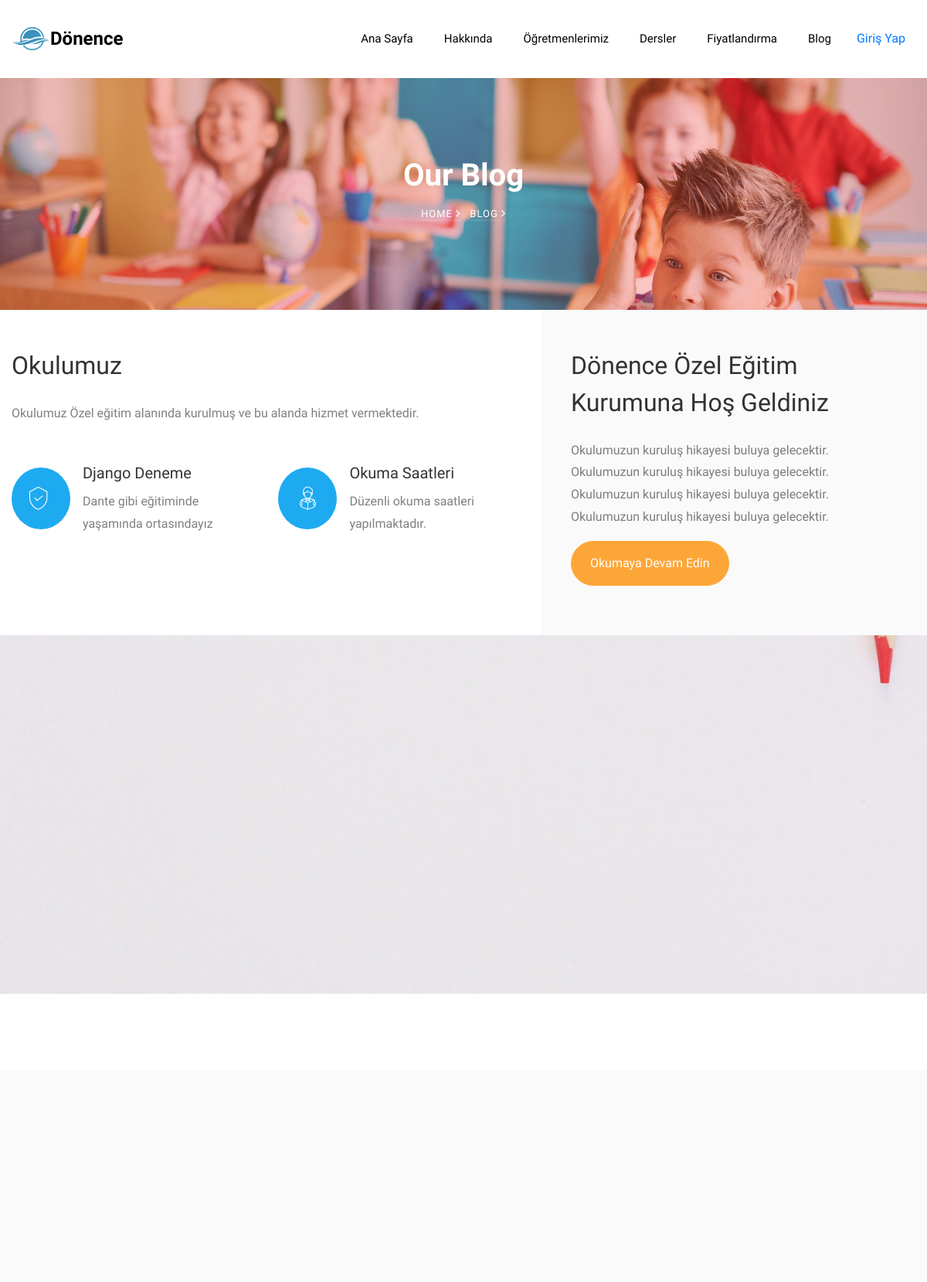
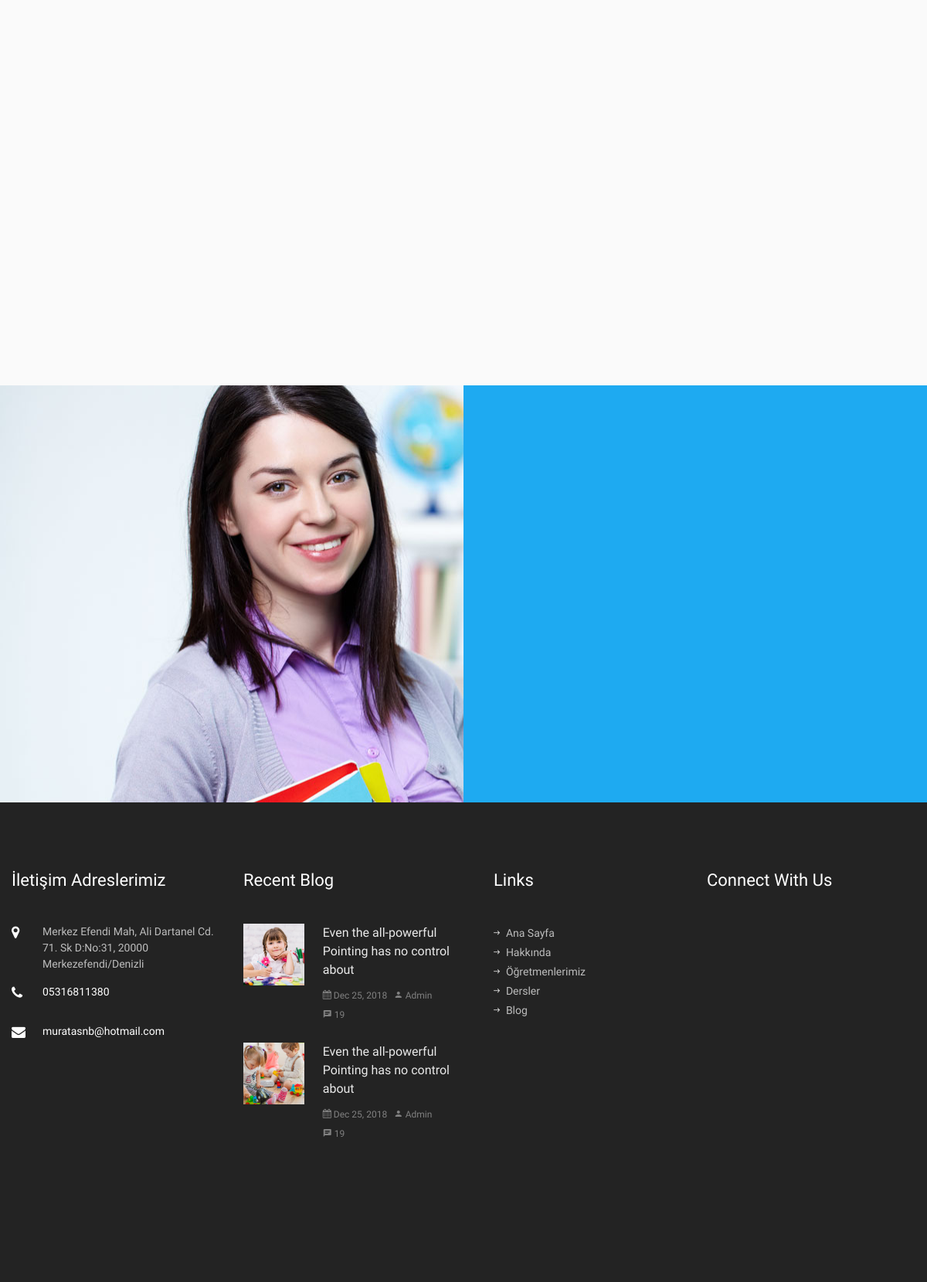
/about, run on the app's committed database (2 pictures, top to bottom).
### app/models.py (models this page shows, shortened)
class Future(models.Model):
    headers = models.CharField(max_length=100, null=True)
    Explanation = models.CharField(max_length=255, null=True)
    month = CharField(max_length=10, choices=Futures, default='security')

class footer(models.Model):
    adress = models.CharField(max_length=220, null=False)
    telephone = models.CharField(max_length=12, null=False)
    email = models.EmailField(max_length=254)
    twitter = models.URLField(max_length=254)
    facebook = models.URLField(max_length=254)
    instagram = models.URLField(max_length=254)

### app/views.py (the view)
# urls.py: path('about', views.about, name='about'),
def about(request):
    if request.method == 'POST':
        Parent = ebeveyn(ebeveynName=request.POST['ebeveynName'],studentName=request.POST['studentName'],Email=request.POST['Email'],Password=request.POST['Password'])
        Parent.save()
        return redirect('/about')
    else:
        foot = footer.objects.all()
        Futures = Future.objects.all()
        context = { 'foot' : foot, 'Futures' : Futures }
        return render(request, 'about.html', context)

### app/templates/about.html (shortened to what this page needs)
{% extends "base.html" %}
{% block content %}
	{% include "include/navbar.html" %}
    {% include "include/pages.html" %}
	{% include "include/deneme.html" %}
	{% include "include/Experience.html" %}
    {% include "include/parents.html" %}
    <section class="ftco-section ftco-consult ftco-no-pt ftco-no-pb" style="background-image: url(/static/images/bg_5.jpg);" data-stellar-background-ratio="0.5">
    	<div class="container">
    		<div class="row justify-content-end">
    			<div class="col-md-6 py-5 px-md-5 bg-primary">
    			</div>
        </div>
    	</div>
    </section>
	{% include "include/footer.html" %}
{% endblock content %}

### app/templates/include/deneme.html
<section class="ftco-section ftco-no-pt ftc-no-pb">
    <div class="container">
        <div class="row">
            <div class="col-md-5 order-md-last wrap-about py-5 wrap-about bg-light">
                <div class="text px-4 ftco-animate">
          <h2 class="mb-4">Dönence Özel Eğitim Kurumuna Hoş Geldiniz</h2>
                    <p>Okulumuzun kuruluş hikayesi buluya gelecektir. Okulumuzun kuruluş hikayesi buluya gelecektir. Okulumuzun kuruluş hikayesi buluya gelecektir. Okulumuzun kuruluş hikayesi buluya gelecektir.</p>
                    <p><a href="#" class="btn btn-secondary px-4 py-3">Okumaya Devam Edin</a></p>
                </div>
            </div>
            <div class="col-md-7 wrap-about py-5 pr-md-4 ftco-animate">
           <h2 class="mb-4">Okulumuz</h2>
                <p>Okulumuz Özel eğitim alanında kurulmuş ve bu alanda hizmet vermektedir.</p>
                <div class="row mt-5">
                    {% for Future in Futures%}
                    <div class="col-lg-6">
                        <div class="services-2 d-flex">
                            <div class="icon mt-2 mr-3 d-flex justify-content-center align-items-center"><span class="flaticon-{{ Future.month }}"></span></div>
                            <div class="text">
                                <h3>{{ Future.headers }}</h3>
                                <p>{{ Future.Explanation }}</p>
                            </div>
                        </div>
                    </div>
                    {% endfor %}
                </div>
            </div>
        </div>
    </div>
</section>

### app/templates/include/footer.html (shortened to what this page needs)
    <footer class="ftco-footer ftco-bg-dark ftco-section">
      {% for footer in foot %}
      <div class="container">
        <div class="row mb-5">
          <div class="col-md-6 col-lg-3">
            <div class="ftco-footer-widget mb-5">
                <h2 class="ftco-heading-2">İletişim Adreslerimiz</h2>
                <div class="block-23 mb-3">
                  <ul>
                    <li><span class="icon icon-map-marker"></span><span class="text">{{ footer.adress }}</span></li>
                    <li><a href="#"><span class="icon icon-phone"></span><span class="text">{{ footer.telephone }}</span></a></li>
                    <li><a href="#"><span class="icon icon-envelope"></span><span class="text">{{ footer.email }}</span></a></li>
                  </ul>
                </div>
            </div>
          </div>
          <div class="col-md-6 col-lg-3">
            <div class="ftco-footer-widget mb-5">
              <h2 class="ftco-heading-2">Recent Blog</h2>
              <div class="block-21 mb-4 d-flex">
                <a class="blog-img mr-4" style="background-image: url(/static/images/image_1.jpg);"></a>
                <div class="text">
                  <h3 class="heading"><a href="#">Even the all-powerful Pointing has no control about</a></h3>
                  <div class="meta">
                    <div><a href="#"><span class="icon-calendar"></span> Dec 25, 2018</a></div>
                    <div><a href="#"><span class="icon-person"></span> Admin</a></div>
                    <div><a href="#"><span class="icon-chat"></span> 19</a></div>
                  </div>
                </div>
              </div>
              <div class="block-21 mb-5 d-flex">
                <a class="blog-img mr-4" style="background-image: url(/static/images/image_2.jpg);"></a>
                <div class="text">
                  <h3 class="heading"><a href="#">Even the all-powerful Pointing has no control about</a></h3>
                  <div class="meta">
                    <div><a href="#"><span class="icon-calendar"></span> Dec 25, 2018</a></div>
                    <div><a href="#"><span class="icon-person"></span> Admin</a></div>
                    <div><a href="#"><span class="icon-chat"></span> 19</a></div>
                  </div>
                </div>
              </div>
            </div>
          </div>
          <div class="col-md-6 col-lg-3">
            <div class="ftco-footer-widget mb-5 ml-md-4">
              <h2 class="ftco-heading-2">Links</h2>
              <ul class="list-unstyled">
                <li><a href="/"><span class="ion-ios-arrow-round-forward mr-2"></span>Ana Sayfa</a></li>
                <li><a href="about"><span class="ion-ios-arrow-round-forward mr-2"></span>Hakkında</a></li>
                <li><a href="Teacher"><span class="ion-ios-arrow-round-forward mr-2"></span>Öğretmenlerimiz</a></li>
                <li><a href="Courses"><span class="ion-ios-arrow-round-forward mr-2"></span>Dersler</a></li>
                <li><a href="Blog"><span class="ion-ios-arrow-round-forward mr-2"></span>Blog</a></li>
              </ul>
            </div>
          </div>
          <div class="col-md-6 col-lg-3">
            <div class="ftco-footer-widget mb-5">
                <h2 class="ftco-heading-2 mb-0">Connect With Us</h2>
                <ul class="ftco-footer-social list-unstyled float-md-left float-lft mt-3">
              </ul>
            </div>
          </div>
        </div>
      </div>
      {% endfor%}
      </footer>

### app/static/css/icomoon.css (style rules this page uses)
[class^="icon-"], [class*=" icon-"] { font-family: 'icomoon' !important; speak: none; font-style: normal; font-weight: normal; font-variant: normal; text-transform: none; line-height: 1; -webkit-font-smoothing: antialiased; -moz-osx-font-smoothing: grayscale; }
.icon-map-marker:before { content: "\f041"; }
.icon-calendar:before { content: "\f073"; }
.icon-phone:before { content: "\f095"; }
.icon-envelope:before { content: "\f0e0"; }
.icon-chat:before { content: "\e0b7"; }
.icon-person:before { content: "\e7fd"; }

### data on the page
Future: headers "Django Deneme", Explanation "Dante gibi eğitiminde yaşamında ortasındayız"
Future: headers "Okuma Saatleri", Explanation "Düzenli okuma saatleri yapılmaktadır."
footer: adress "Merkez Efendi Mah, Ali Dartanel Cd. 71. Sk D:No:31, 20000 Merkezefendi/Denizli", telephone "05316811380", email "muratasnb@hotmail.com"
